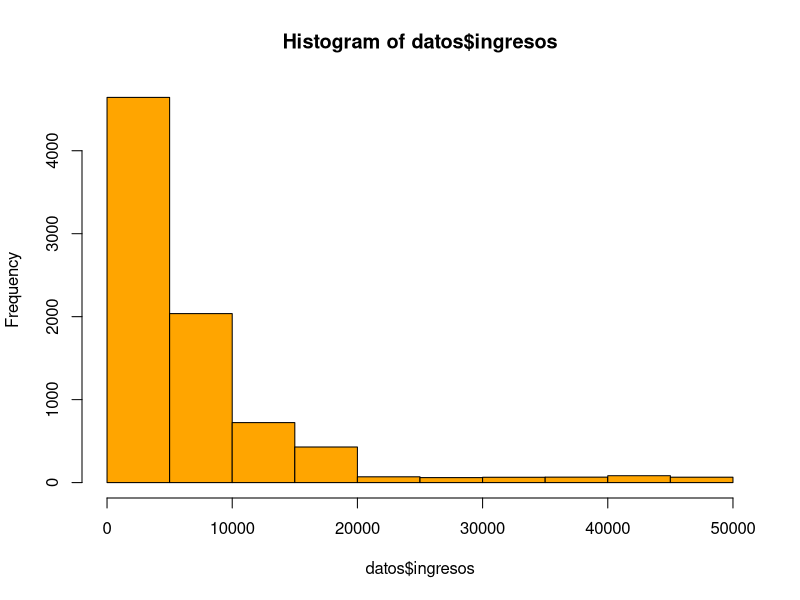
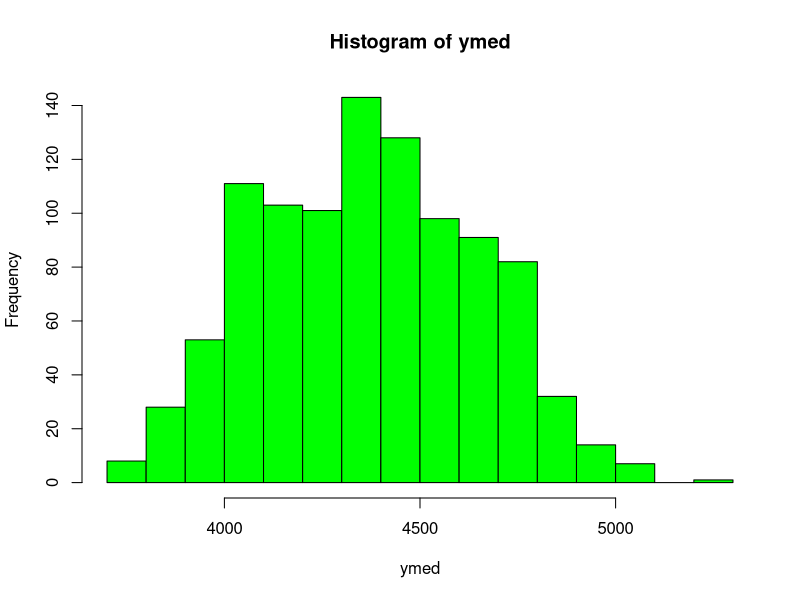

The R source for these figures, in order:
#**************************************************************************************#
#**************************************************************************************#
#
#                       Taller de Análisis de Encuestas con R                        
#                        Sociedad Ecuatoriana de Estadística
#
#     Fecha de elaboración:   05/10/2020
#     Última actualización:   14/05/2021
#     Actualizado por:        Andrés Peña M.               
#     Contacto:               Andrés Peña M. (agpena@colmex.mx)
#     Organización:           R Users Group - Ecuador
#                             
#
#**************************************************************************************#
#**************************************************************************************#

# Muestreo Aleatorio Simple

# Ejemplo de educacion:
# Este programa selecciona una muestra pequeña (m.a.s.) estima la 
# varianza para calcular tamaño de muestra selecciona por m.a.s. 
# una muestra y estima (puntual y por intervalos) el promedio de 
# calificaciones, el total de ingresos y la proporcion de alumnos 
# que trabajan.

setwd("") #carpeta de trabajo

datos <- read.csv("educacion.txt") #lectura de datos
names(datos)


"Forma de seleccionar una muestra por MAS"
N <- length(datos$folio)
np <- 50
ind1 <- sample(1:N,np)  # selecciona una m.a.s. de tamaño np
                        # de los números entre 1 y N
sort(ind1)  # solo para ver cuales son los registros en muestra
muestrap <- datos[ind1,]  # selecciono los números de registros
                          # que están en ind1 de datos


#--------------------------------------------------------------
"Tamaños de muestra"

"Para calificaciones"
s2.calif <- var(muestrap$calif)

# tamaño de muestra para estimar el promedio
# de calificaciones con una precision de +-2
n1 <- s2.calif*1.96^2/2^2
nn1 <- n1/(1+n1/N)
# proporcion que representa la muestra
# de la poblacion
nn1/N

"Para ingresos"
s2.ing <- var(muestrap$ingresos)
# tamaño de muestra para estimar el total
# de ingresos con una precision de +-5,000,000
n2 <- s2.ing*1.96^2*N^2/5000000^2
nn2 <- n2/(1+n2/N)
# proporcion que representa la muestra
# de la poblacion
nn2/N

"Para proporción de estudiantes que trabajan"
# tamaño de muestra para estimar la proporcion
# de estudiantes que trabajan con una
# precision de +-0.03
ppiloto <- mean(muestrap$trabaja)
n3 <- 1.96^2 *ppiloto*(1-ppiloto)/0.03^2
nn3 <- n3/(1+n3/N)
# proporcion que representa la muestra
# de la poblacion
nn3/N


#--------------------------------------------------------------
"Tamaños de muestra con diferentes precisiones para la proporción"

# tambien puedo calcular una tabla
# de tamaños de muestra con diferentes
# precisiones y una confianza fija
# o precision fija y diferentes confianzas
# para ayudar a seleccionar el tamaño de muestra
# por ejemplo para estimar una P
# confianza del 95%
# diferentes precisiones
delta <- seq(.01,.2,.01) # precisiones
n.prop <- 1.96^2 *ppiloto*(1-ppiloto)/delta^2
nn.prop <- n.prop/(1+n.prop/N)  # ajustado por N
tabla <- cbind(delta,ceiling(n.prop),ceiling(nn.prop))
tabla

# O dado el tamaño de muestra y la confianza
# cual es la precision que se alcanza
tam.muestra <- seq(600,2000,50)
tam.prec <- sqrt(1.96^2*ppiloto*(1-ppiloto)/tam.muestra)
tam.tabla <- cbind(tam.muestra,tam.prec)
tam.tabla


"Tamaño de muestra final"
nn1; nn2; nn3
# tomemos un tamaño de muestra n=max(nn1, nn2, nn3)
# seleccionamos una m.a.s.
n <- ceiling(max(c(nn1, nn2, nn3)))
ind <- sample(1:N,n)
muestra <- datos[ind,]
table(muestra$cve_ent)  #muestra en todos los estados?


"Estimación"
# estimamos el promedio de calificaciones
calif.prom <- mean(muestra$calif)
s2 <- var(muestra$calif)
var.calif.prom <- (1-n/N)*s2/n
ee.calif.prom <- sqrt(var.calif.prom)
prec <- 1.96*ee.calif.prom
li_calif.prom <- calif.prom-prec
ls_calif.prom <- calif.prom+prec
calif.prom;li_calif.prom;ls_calif.prom
prec
#el valor real
mean(datos$calif)

# estimamos el total de ingresos
ing.prom <- mean(muestra$ingresos)
ing.tot <- N*ing.prom
var.ing.tot <- N^2*(1-n/N)*s2.ing/n
ee.ing.tot <- sqrt(var.ing.tot)
prec <- 1.96*ee.ing.tot
li_ing.tot <- ing.tot- prec
ls_ing.tot <- ing.tot+ prec
ing.tot;li_ing.tot;ls_ing.tot
prec
# el valor real
sum(datos$ingresos)

# estimamos la proporcion de alumnos que trabajan
p.est <- mean(muestra$trabaja)
var.p.est <- (1-n/N)*p.est*(1-p.est)/(n-1)
ee.pest <- sqrt(var.p.est)
prec <- 1.96*ee.pest 
li_p.est <- p.est - prec
ls_p.est <- p.est + prec
p.est;li_p.est;ls_p.est
prec
# el valor real
mean(datos$trabaja)



################################################################
# calculo el intervalo de la mediana de ingresos
# por Bootstrap
hist(datos$ingresos, col="orange")
median(datos$ingresos)
mean(datos$ingresos)
M <- 1000 # numero de muestras bootstrap
ymed <- numeric(M)
for (i in 1:M)
{
  sid <- sample(1:n,n,replace=T)
  s <- muestra[sid,]
  ymed[i] <- median(s$ingresos)
}

# histograma de las 1000 medianas
hist(ymed, col = "green")
#Intervalo del 95% de confianza
quantile(ymed,probs=c(0.025,0.975))
# valor real
median(datos$ingresos)